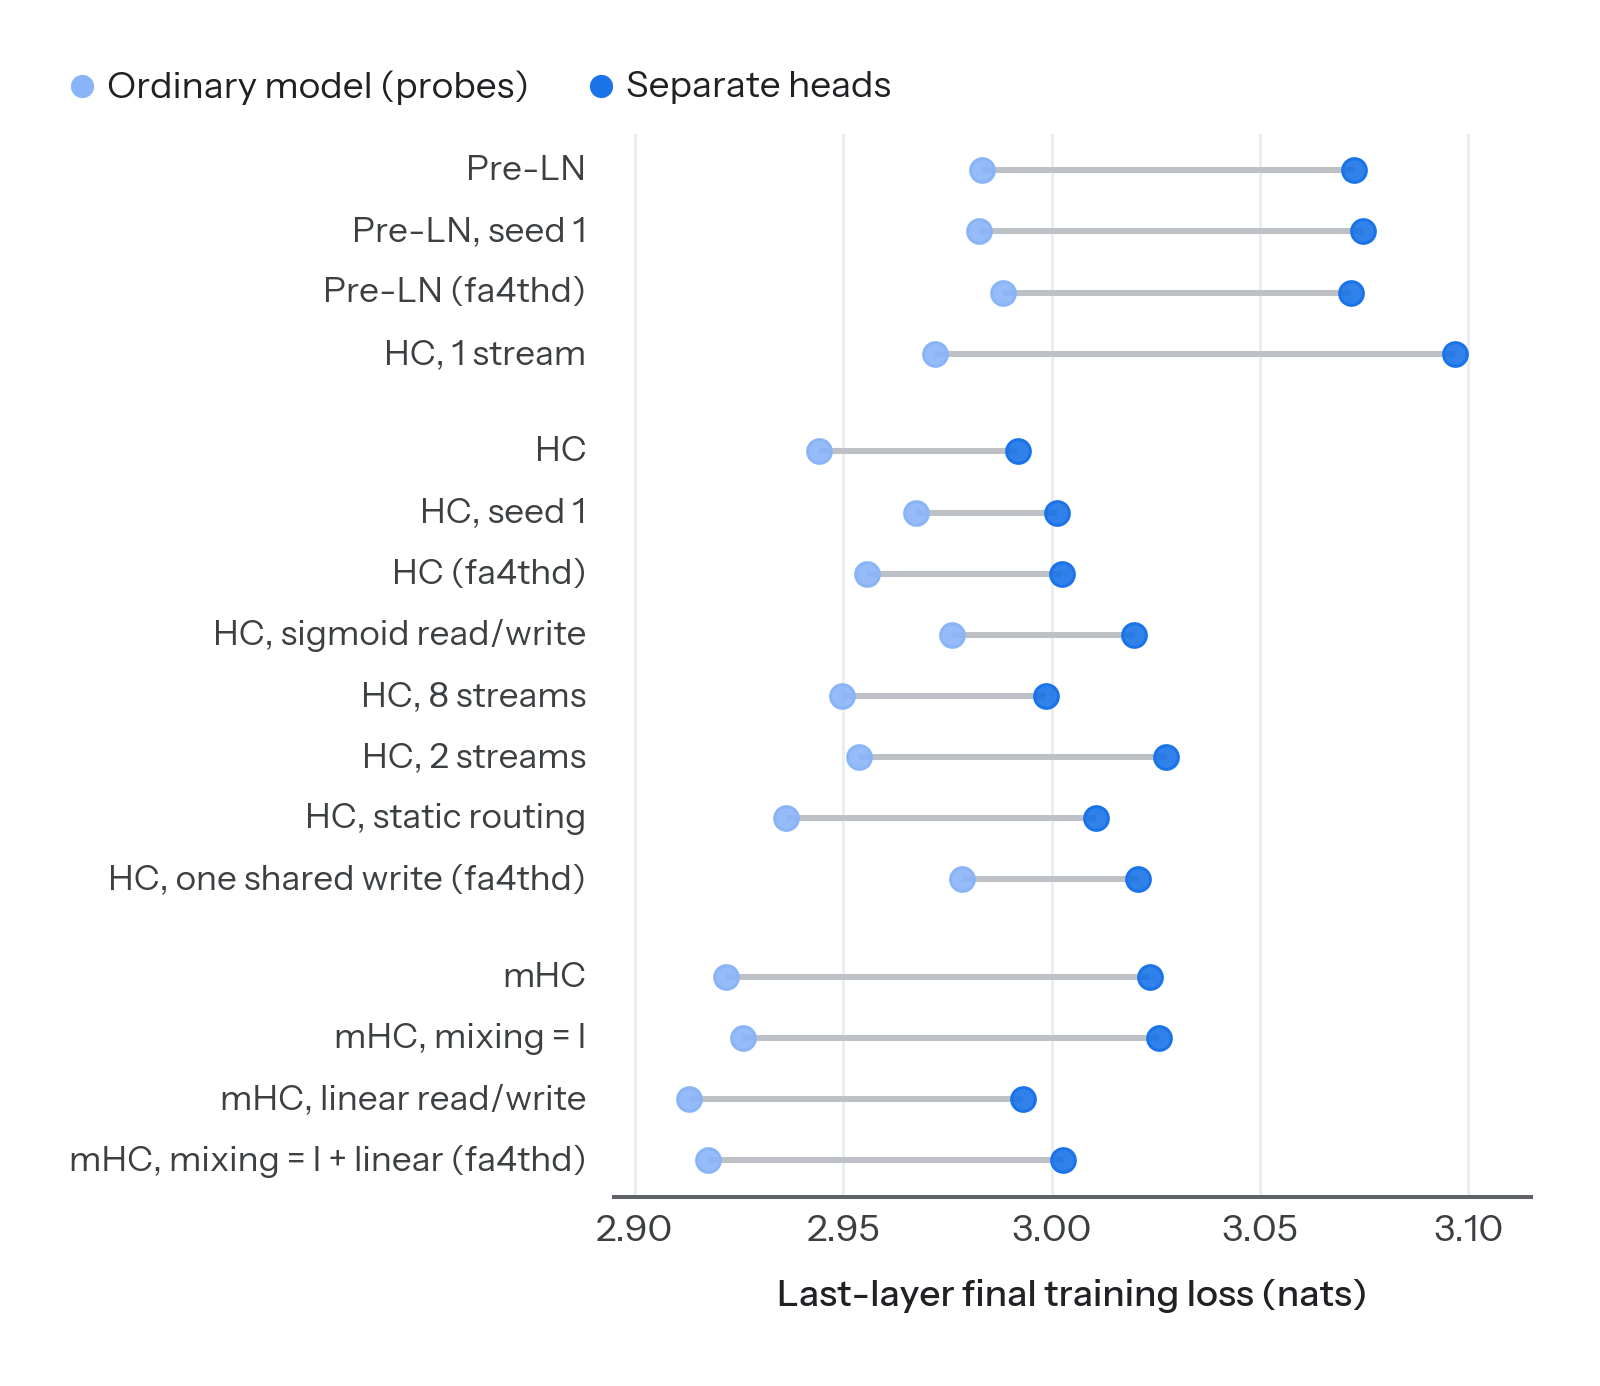

The Python source for this figure:
"""The two terms of the separate-heads cost, design by design, 48 layers.

Each row is one design. Light dot: layer-48 final training loss of the probes model (the ordinary model: its backbone is
trained on the last layer's loss only). Dark dot: the same for the separate-heads model. The segment between them is the
separate-heads cost. Final = mean of the last 50 logged steps (tmp/pls_blog/d48g4.npz, <tag>/final[47]; the
separate-heads run of mHC mixing = I + linear read/write lost its step-4958 train row, so its mean is over steps
4908-4957). fa4thd = the run on the newer attention / cross-entropy stack (wq w387/w388, w334, w711-w714); the cost is a
difference of two models on the same stack. Rows whose separate-heads run is not fetched yet show only the light dot.
Output: sep_vs_probes.{pdf,png}. Scratch figure for the owner, 2026-11-01 (tmp/pls_audit2/decompose.py prints the table).
"""
from pathlib import Path
import numpy as np
from style import *

HERE = Path(__file__).parent
apply_style()
d = dict(np.load("/scratch/gpfs/GROUP/USER/tmp/pls_blog/d48g4.npz", allow_pickle=True))
GROUPS = [
    [("apreln-vs-d48-g4", "Pre-LN"), ("apreln-vs-d48-s1", "Pre-LN, seed 1"), ("apreln-fa4thd-vs-d48", "Pre-LN (fa4thd)"),
     ("ahc-hcs1-vs-d48", "HC, 1 stream")],
    [("ahc-vs-d48-g4", "HC"), ("ahc-vs-d48-s1", "HC, seed 1"), ("ahc-fa4thd-vs-d48", "HC (fa4thd)"),
     ("ahc-hcrwsig-vs-d48", "HC, sigmoid read/write"), ("ahc-hcs8-vs-d48", "HC, 8 streams"),
     ("ahc-hcs2-vs-d48", "HC, 2 streams"), ("ahc-rstatic-vs-d48", "HC, static routing"),
     ("ahc-hcwsh-fa4thd-vs-d48", "HC, one shared write (fa4thd)")],
    [("amhc-vs-d48-g4", "mHC"), ("amhc-mhcid-vs-d48", "mHC, mixing = I"), ("amhc-mhcrwlin-vs-d48", "mHC, linear read/write"),
     ("amhc-mhcid-mhcrwlin-fa4thd-vs-d48", "mHC, mixing = I + linear (fa4thd)")]]
GAP = 0.6   # extra space between groups, in rows


def fin(arm, tag):
    k = f"-sep{arm}-{tag}/final"
    return float(d[k][47]) if k in d else None


rows, y = [], 0.0
for g in GROUPS:
    for tag, lab in g:
        rows.append((y, lab, fin("-bbfrozen", tag), fin("", tag)))
        y += 1
    y += GAP
n = y - GAP
fig, axes = canvas(1, 1, width=WIDTH_POST, panel_height=0.17 * n, title=None,
                   legend=[("Ordinary model (probes)", LIGHT, "dot"), ("Separate heads", BLUE, "dot")],
                   xlabel="Last-layer final training loss (nats)", title_pt=9.2, tick_pt=TEXT_PT, extra=(-0.22, 0, 0, 0))
ax = axes[0][0] if hasattr(axes[0], "__len__") else axes[0]
for yy, lab, p, s in rows:
    if p is not None and s is not None:
        ax.plot([p, s], [yy, yy], color=tone("grey", 400), lw=1.2, zorder=2,
                solid_capstyle="butt")
    if p is not None:
        dots(ax, [p], [yy], LIGHT, size=22, alpha=0.9)
    if s is not None:
        dots(ax, [s], [yy], BLUE, size=22, alpha=0.9)
    ax.text(-0.03, yy, lab, transform=ax.get_yaxis_transform(), ha="right", va="center", fontsize=TEXT_PT - 0.4,
            color=TICK)
    print(f"{lab:36s} probes {p if p is None else round(p, 3)}  sep {s if s is None else round(s, 3)}"
          f"  cost {round(s - p, 3) if p is not None and s is not None else '-'}")
ax.set_ylim(n - 0.4, -0.6)
ax.set_yticks([])
ax.grid(False, axis="y")
ax.set_xlim(2.895, 3.115)
ax.set_xticks([2.90, 2.95, 3.00, 3.05, 3.10])
ax.xaxis.set_major_formatter(__import__("matplotlib.ticker", fromlist=["x"]).FormatStrFormatter("%.2f"))
save(fig, HERE / "sep_vs_probes")
